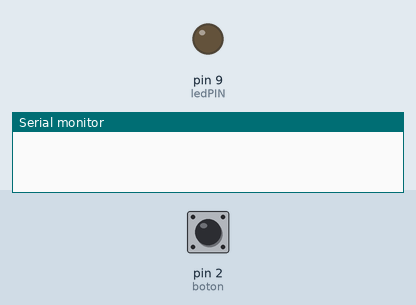
The sketch below on a simulated Arduino Uno, built with avr-gcc and run on an emulated ATmega328P. Parts: output pins drawn as LEDs (lit = HIGH), the last lines printed to the serial monitor. The test bench sets the inputs (shaded band); at power-on: pin 2 (boton) LOW.

Above: at 1.2 s.
1.3 s: pin 2 (boton) pulled HIGH for 0.15 s
At 2.3 s:
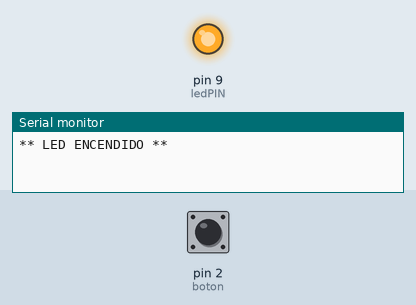
2.9 s: pin 2 (boton) pulled HIGH for 1 s
At 3.5 s:
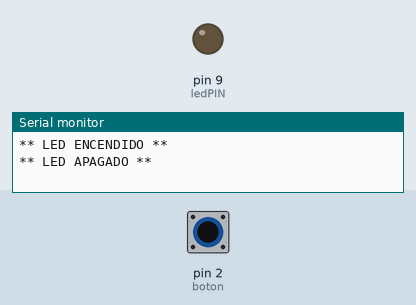
5.4 s: pin 2 (boton) pulled HIGH for 3.2 s
At 6.6 s:
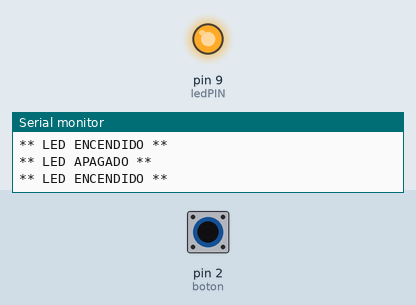
Timing chart, 0 to 8.4 s (numbered marks = the images above; inputs shaded):
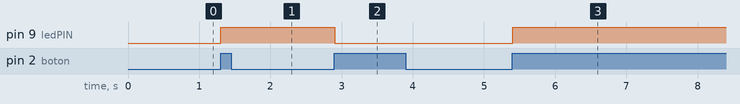

The sketch:

practica_24_encendido_led_boton1.ino
```cpp
int ledPIN = 9;
int boton = 2;
boolean estadoBotonAnterior = LOW;
boolean estadoLed = LOW;

void setup()
{
  pinMode(ledPIN, OUTPUT);
  pinMode(boton, INPUT);
  Serial.begin(9600);
}

void loop()
{
  boolean estadoBoton = digitalRead(boton);
  if (estadoBoton == HIGH && estadoBotonAnterior == LOW) {
    if (estadoLed == LOW) {
      digitalWrite(ledPIN, HIGH);
      estadoLed = HIGH;
      Serial.println("** LED ENCENDIDO **");
    } else {
      digitalWrite(ledPIN, LOW);
      estadoLed = LOW;
      Serial.println("** LED APAGADO **");
    }
  }
  estadoBotonAnterior = estadoBoton;
  delay(50); // para evitar rebotes del botón
}
```

Measured:
- after the input at 1.3 s, pin 9 (ledPIN): LOW → HIGH at once
- after the input at 2.9 s, pin 9 (ledPIN): HIGH → LOW at once
- after the input at 5.4 s, pin 9 (ledPIN): LOW → HIGH at once
